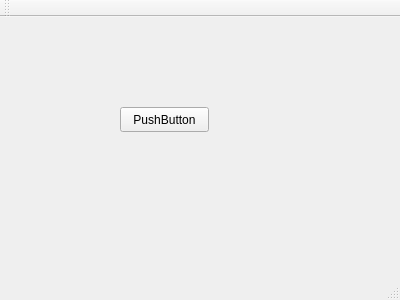
<?xml version="1.0" encoding="UTF-8"?>
<ui version="4.0">
 <class>MainWindow</class>
 <widget class="QMainWindow" name="MainWindow">
  <property name="geometry">
   <rect>
    <x>0</x>
    <y>0</y>
    <width>400</width>
    <height>300</height>
   </rect>
  </property>
  <property name="windowTitle">
   <string>MainWindow</string>
  </property>
  <widget class="QWidget" name="centralWidget">
   <widget class="QPushButton" name="pushButton">
    <property name="geometry">
     <rect>
      <x>120</x>
      <y>90</y>
      <width>89</width>
      <height>25</height>
     </rect>
    </property>
    <property name="text">
     <string>PushButton</string>
    </property>
   </widget>
  </widget>
  <widget class="QMenuBar" name="menuBar">
   <property name="geometry">
    <rect>
     <x>0</x>
     <y>0</y>
     <width>400</width>
     <height>22</height>
    </rect>
   </property>
  </widget>
  <widget class="QToolBar" name="mainToolBar">
   <attribute name="toolBarArea">
    <enum>TopToolBarArea</enum>
   </attribute>
   <attribute name="toolBarBreak">
    <bool>false</bool>
   </attribute>
  </widget>
  <widget class="QStatusBar" name="statusBar"/>
 </widget>
 <layoutdefault spacing="6" margin="11"/>
 <resources/>
 <connections/>
</ui>
